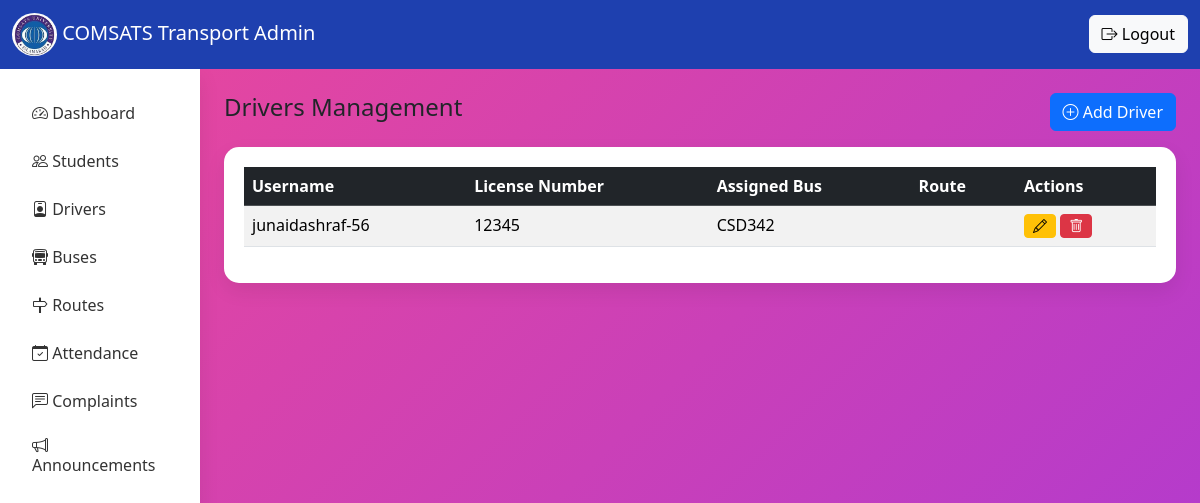
The app's page /admin_drivers/ with its own data.
### service/models.py (models this page shows, shortened)
class Driver(models.Model):
    user = models.OneToOneField(User, on_delete=models.CASCADE)
    license_number = models.CharField(max_length=20, unique=True)
    assigned_bus = models.ForeignKey(Bus, on_delete=models.SET_NULL, null=True)
    is_active = models.BooleanField(default=True)
    is_present = models.BooleanField(default=True)

class Bus(models.Model):
    route = models.ForeignKey(Route, on_delete=models.CASCADE)
    bus_number = models.CharField(max_length=20)
    capacity = models.IntegerField()
    is_active = models.BooleanField(default=True)

### service/views.py (the view)
# urls.py: path('admin_drivers/', views.admin_drivers, name="admin_drivers"),
def admin_drivers(request):
    drivers = Driver.objects.all()
    return render(request, "admin_drivers.html", {"drivers": drivers})

### templates/admin_drivers.html
{% extends 'admin_base.html' %}
{% block content %}
<div class="d-flex justify-content-between mb-3">
    <h4>Drivers Management</h4>
    <a href="{% url 'add_driver' %}" class="btn btn-primary">
        <i class="bi bi-plus-circle"></i> Add Driver
    </a>
</div>
<div class="dashboard-card">
<table class="table table-striped table-hover">
<thead class="table-dark">
<tr>
    <th>Username</th>
    <th>License Number</th>
    <th>Assigned Bus</th>
    <th>Route</th>
    <th>Actions</th>
</tr>
</thead>
<tbody>
{% for driver in drivers %}
<tr>
    <td>{{ driver.user.username }}</td>
    <td>{{ driver.license_number }}</td>
    <td>{{ driver.assigned_bus.bus_number }}</td>
    <td>{{ driver.route.route_name }}</td>
    <td>
        <a href="{% url 'edit_driver' driver.id %}" class="btn btn-warning btn-sm">
            <i class="bi bi-pencil"></i>
        </a>
        <a href="{% url 'delete_driver' driver.id %}" class="btn btn-danger btn-sm">
            <i class="bi bi-trash"></i>
        </a>
    </td>
</tr>
{% empty %}
<tr>
    <td colspan="5" class="text-center">No Drivers Found</td>
</tr>
{% endfor %}
</tbody>
</table>
</div>
{% endblock %}

### templates/admin_base.html (style rules this page uses)
body { background: linear-gradient(-45deg, #1e3a8a, #2563eb, #9333ea, #ec4899); background-size: 400% 400%; animation: gradientMove 10s ease infinite; }
.dashboard-card { border:none; border-radius:15px; padding:20px; background:white; box-shadow:0 8px 20px rgba(0,0,0,0.08); }

### records on screen
Driver: user.username "junaidashraf-56", license_number "12345", assigned_bus.bus_number "CSD342"
